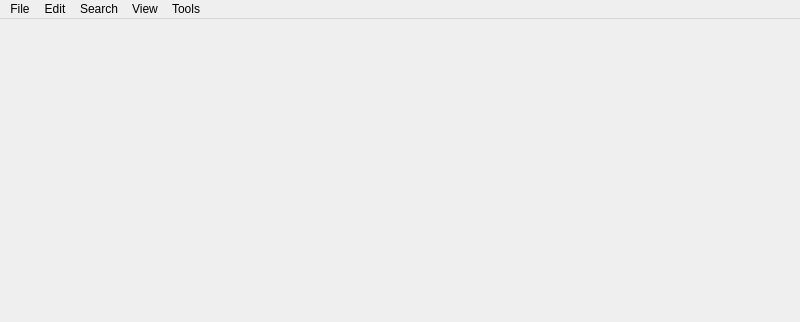
<?xml version="1.0" encoding="UTF-8"?>
<ui version="4.0">
 <class>MainWindow</class>
 <widget class="QMainWindow" name="MainWindow">
  <property name="geometry">
   <rect>
    <x>0</x>
    <y>0</y>
    <width>800</width>
    <height>322</height>
   </rect>
  </property>
  <property name="windowTitle">
   <string>MainWindow</string>
  </property>
  <widget class="QWidget" name="centralwidget"/>
  <widget class="QMenuBar" name="menubar">
   <property name="geometry">
    <rect>
     <x>0</x>
     <y>0</y>
     <width>800</width>
     <height>21</height>
    </rect>
   </property>
   <widget class="QMenu" name="menuFile">
    <property name="title">
     <string>File</string>
    </property>
    <addaction name="actionNew"/>
    <addaction name="actionOpen"/>
    <addaction name="actionSave"/>
    <addaction name="actionSave_As"/>
    <addaction name="separator"/>
    <addaction name="actionImport"/>
    <addaction name="actionExport"/>
    <addaction name="separator"/>
    <addaction name="actionRecent"/>
    <addaction name="separator"/>
    <addaction name="actionExit"/>
    <addaction name="separator"/>
   </widget>
   <widget class="QMenu" name="menuEdit">
    <property name="title">
     <string>Edit</string>
    </property>
    <widget class="QMenu" name="menuHighlights">
     <property name="title">
      <string>Highlight</string>
     </property>
     <addaction name="actionBookmark_here"/>
     <addaction name="actionHighlight_All_Occurances"/>
     <addaction name="separator"/>
     <addaction name="actionSelect_All"/>
    </widget>
    <addaction name="actionUndo"/>
    <addaction name="actionRedo"/>
    <addaction name="separator"/>
    <addaction name="actionC_ut"/>
    <addaction name="action_Copy"/>
    <addaction name="actionCopy_As"/>
    <addaction name="separator"/>
    <addaction name="action_Paste"/>
    <addaction name="actionPaste_Special"/>
    <addaction name="action_Delete"/>
    <addaction name="separator"/>
    <addaction name="menuHighlights"/>
    <addaction name="separator"/>
   </widget>
   <widget class="QMenu" name="menuView">
    <property name="title">
     <string>View</string>
    </property>
    <addaction name="actionHexadecimal"/>
    <addaction name="actionDecimal"/>
    <addaction name="actionOctal"/>
    <addaction name="actionBinary"/>
    <addaction name="separator"/>
    <addaction name="action8_Bit_Byte"/>
    <addaction name="action16_bit_Byte"/>
    <addaction name="action32_bit_Dword"/>
    <addaction name="action64_bit_QWord"/>
    <addaction name="separator"/>
   </widget>
   <widget class="QMenu" name="menuSearh">
    <property name="title">
     <string>Search</string>
    </property>
    <addaction name="actionFind"/>
    <addaction name="actionFind_Next"/>
    <addaction name="actionFind_Previous"/>
    <addaction name="action_Replace"/>
    <addaction name="separator"/>
    <addaction name="action_Goto"/>
   </widget>
   <widget class="QMenu" name="menuTools">
    <property name="title">
     <string>Tools</string>
    </property>
    <widget class="QMenu" name="menuView_2">
     <property name="title">
      <string>Format</string>
     </property>
     <addaction name="actionHexadecimal_2"/>
     <addaction name="actionDecimal_2"/>
     <addaction name="actionOctal_2"/>
     <addaction name="actionBinary_2"/>
     <addaction name="separator"/>
     <addaction name="action8_bit_Byte"/>
     <addaction name="action16_bit_Word"/>
     <addaction name="action32_bit_Dword_2"/>
     <addaction name="action64_bit_Qword"/>
    </widget>
    <addaction name="separator"/>
    <addaction name="menuView_2"/>
    <addaction name="actionPreferences"/>
    <addaction name="separator"/>
    <addaction name="actionAbout"/>
   </widget>
   <addaction name="menuFile"/>
   <addaction name="menuEdit"/>
   <addaction name="menuSearh"/>
   <addaction name="menuView"/>
   <addaction name="menuTools"/>
  </widget>
  <widget class="QStatusBar" name="statusbar">
   <property name="sizeGripEnabled">
    <bool>false</bool>
   </property>
  </widget>
  <action name="actionNew">
   <property name="text">
    <string>&amp;New</string>
   </property>
  </action>
  <action name="actionOpen">
   <property name="icon">
    <iconset theme="document-open-symbolic"/>
   </property>
   <property name="text">
    <string>&amp;Open...</string>
   </property>
   <property name="shortcut">
    <string>Ctrl+O</string>
   </property>
  </action>
  <action name="actionSave">
   <property name="text">
    <string>Save</string>
   </property>
   <property name="shortcut">
    <string>Ctrl+S</string>
   </property>
  </action>
  <action name="actionSave_As">
   <property name="text">
    <string>Save As...</string>
   </property>
  </action>
  <action name="actionImport">
   <property name="text">
    <string>Import...</string>
   </property>
  </action>
  <action name="actionExport">
   <property name="text">
    <string>Export...</string>
   </property>
  </action>
  <action name="actionExit">
   <property name="text">
    <string>Exit</string>
   </property>
  </action>
  <action name="actionUndo">
   <property name="text">
    <string>Undo</string>
   </property>
   <property name="shortcut">
    <string>Ctrl+U</string>
   </property>
  </action>
  <action name="actionRedo">
   <property name="text">
    <string>Redo</string>
   </property>
   <property name="shortcut">
    <string>Ctrl+Y</string>
   </property>
  </action>
  <action name="actionHexadecimal">
   <property name="text">
    <string>Hexadecimal</string>
   </property>
   <property name="visible">
    <bool>false</bool>
   </property>
  </action>
  <action name="actionDecimal">
   <property name="text">
    <string>Decimal</string>
   </property>
  </action>
  <action name="actionOctal">
   <property name="text">
    <string>Octal</string>
   </property>
  </action>
  <action name="actionBinary">
   <property name="text">
    <string>Binary</string>
   </property>
  </action>
  <action name="action8_Bit_Byte">
   <property name="text">
    <string>8-bit Byte</string>
   </property>
  </action>
  <action name="action16_bit_Byte">
   <property name="text">
    <string>16-bit Word</string>
   </property>
  </action>
  <action name="action32_bit_Dword">
   <property name="text">
    <string>32-bit Dword</string>
   </property>
  </action>
  <action name="action64_bit_QWord">
   <property name="text">
    <string>64-bit QWord</string>
   </property>
  </action>
  <action name="actionPreferences">
   <property name="text">
    <string>Preferences...</string>
   </property>
   <property name="shortcut">
    <string>Ctrl+,</string>
   </property>
  </action>
  <action name="actionAbout">
   <property name="text">
    <string>About...</string>
   </property>
  </action>
  <action name="actionFind">
   <property name="text">
    <string>&amp;Find...</string>
   </property>
   <property name="shortcut">
    <string>Ctrl+F</string>
   </property>
  </action>
  <action name="actionFind_Next">
   <property name="text">
    <string>Find &amp;Next</string>
   </property>
   <property name="shortcut">
    <string>F3</string>
   </property>
  </action>
  <action name="actionFind_Previous">
   <property name="text">
    <string>Find &amp;Previous</string>
   </property>
   <property name="shortcut">
    <string>Shift+F3</string>
   </property>
  </action>
  <action name="action_Replace">
   <property name="text">
    <string>&amp;Replace...</string>
   </property>
   <property name="shortcut">
    <string>Ctrl+H</string>
   </property>
  </action>
  <action name="actionC_ut">
   <property name="text">
    <string>C&amp;ut</string>
   </property>
  </action>
  <action name="action_Copy">
   <property name="text">
    <string>&amp;Copy</string>
   </property>
  </action>
  <action name="actionCopy_As">
   <property name="text">
    <string>Copy &amp;As...</string>
   </property>
  </action>
  <action name="action_Paste">
   <property name="text">
    <string>&amp;Paste</string>
   </property>
   <property name="shortcut">
    <string>Ctrl+V</string>
   </property>
  </action>
  <action name="actionPaste_Special">
   <property name="text">
    <string>Paste Special...</string>
   </property>
  </action>
  <action name="action_Goto">
   <property name="text">
    <string>&amp;Goto...</string>
   </property>
   <property name="shortcut">
    <string>Ctrl+G</string>
   </property>
  </action>
  <action name="action_Delete">
   <property name="text">
    <string>&amp;Delete</string>
   </property>
   <property name="shortcut">
    <string>Del</string>
   </property>
  </action>
  <action name="actionRecent">
   <property name="icon">
    <iconset theme="document-open-recent-symbolic"/>
   </property>
   <property name="text">
    <string>Recent</string>
   </property>
  </action>
  <action name="actionHexadecimal_2">
   <property name="checkable">
    <bool>true</bool>
   </property>
   <property name="checked">
    <bool>true</bool>
   </property>
   <property name="text">
    <string>Hexadecimal</string>
   </property>
  </action>
  <action name="actionDecimal_2">
   <property name="checkable">
    <bool>true</bool>
   </property>
   <property name="text">
    <string>Decimal</string>
   </property>
  </action>
  <action name="actionOctal_2">
   <property name="checkable">
    <bool>true</bool>
   </property>
   <property name="text">
    <string>Octal</string>
   </property>
  </action>
  <action name="actionBinary_2">
   <property name="checkable">
    <bool>true</bool>
   </property>
   <property name="text">
    <string>Binary</string>
   </property>
  </action>
  <action name="action8_bit_Byte">
   <property name="checkable">
    <bool>true</bool>
   </property>
   <property name="text">
    <string>8-bit Byte</string>
   </property>
  </action>
  <action name="action16_bit_Word">
   <property name="checkable">
    <bool>true</bool>
   </property>
   <property name="checked">
    <bool>true</bool>
   </property>
   <property name="text">
    <string>16-bit Word</string>
   </property>
  </action>
  <action name="action32_bit_Dword_2">
   <property name="checkable">
    <bool>true</bool>
   </property>
   <property name="text">
    <string>32-bit Dword</string>
   </property>
  </action>
  <action name="action64_bit_Qword">
   <property name="checkable">
    <bool>true</bool>
   </property>
   <property name="text">
    <string>64-bit Qword</string>
   </property>
  </action>
  <action name="actionFloat_32_bit_IEEE">
   <property name="text">
    <string>Float (32-bit IEEE)</string>
   </property>
  </action>
  <action name="actionDouble_64_bit_IEEE">
   <property name="text">
    <string>Double (64-bit IEEE)</string>
   </property>
  </action>
  <action name="actionBookmark_here">
   <property name="text">
    <string>Bookmark...</string>
   </property>
   <property name="shortcut">
    <string>Ctrl+B</string>
   </property>
  </action>
  <action name="actionSelect_All">
   <property name="text">
    <string>Select &amp;All</string>
   </property>
   <property name="shortcut">
    <string>Ctrl+A</string>
   </property>
  </action>
  <action name="actionHighlight_All_Occurances">
   <property name="text">
    <string>Highlight All Occurances</string>
   </property>
  </action>
 </widget>
 <resources/>
 <connections/>
</ui>
